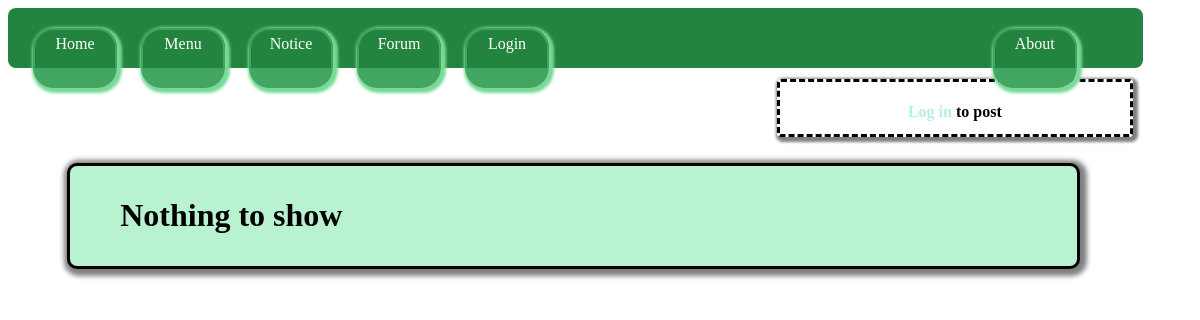
Before: /home/ with the older database file.
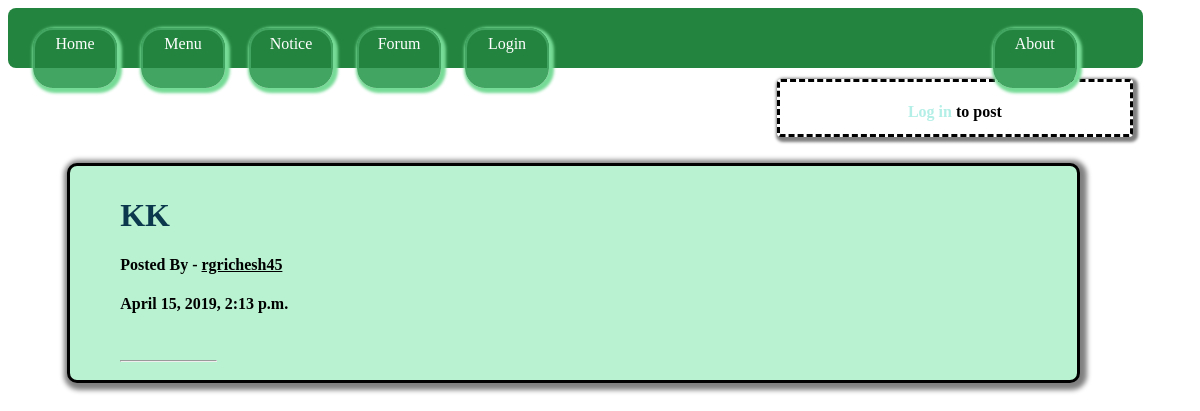
After: the same page with the newer database file.
### users/models.py (models this page shows, shortened)
class NoticeBoard(models.Model):
	author = models.ForeignKey(User, on_delete=models.CASCADE)
	title = models.CharField(max_length=100,unique = True)
	notice = models.TextField(max_length=1000,default='',unique = True)
	date = models.DateTimeField(default = timezone.now)
	url = models.URLField(max_length=100,blank = True)
	docs = models.FileField(upload_to='docs',blank=True)

### users/views.py (the view)
# urls.py: path('home/',index_list.as_view(),name='home'),
class index_list(ListView):
	model = NoticeBoard
	template_name = 'users/index.html'
	context_object_name = 'data'
	ordering = ['-date']

### users/templates/users/index.html (shortened to what this page needs)
{% extends 'users/nav.html' %}
{% block logbox %}
	{% if user.is_authenticated %}
		<h4>Welcome, {{ request.user }} </h4>
	{% else %}
		<h4><a href="{% url 'login' %}" id="log">Log in</a> to post</h4>
	{% endif %}
{% endblock logbox %}
{% block content %}
	{% if data %}
		{% for datas in data %}
			<a id="title" href="{% url 'notice_detail' datas.id %}"><h1>{{ datas.title }}</h1></a>
			<h4 id="author">Posted By - <u>{{ datas.author }}</u></h4>
			<h4>{{ datas.date }}</h4> <br /><hr >
		{% endfor %}
	{% else %}
		<h1>Nothing to show </h1>
	{% endif %}
{% endblock content %}

Changed rows visible on the page:
added NoticeBoard: title "KK", author "rgrichesh45", date "April 15, 2019, 2:13 p.m."
Other visible differences:
text no longer shown: "Nothing to show"
